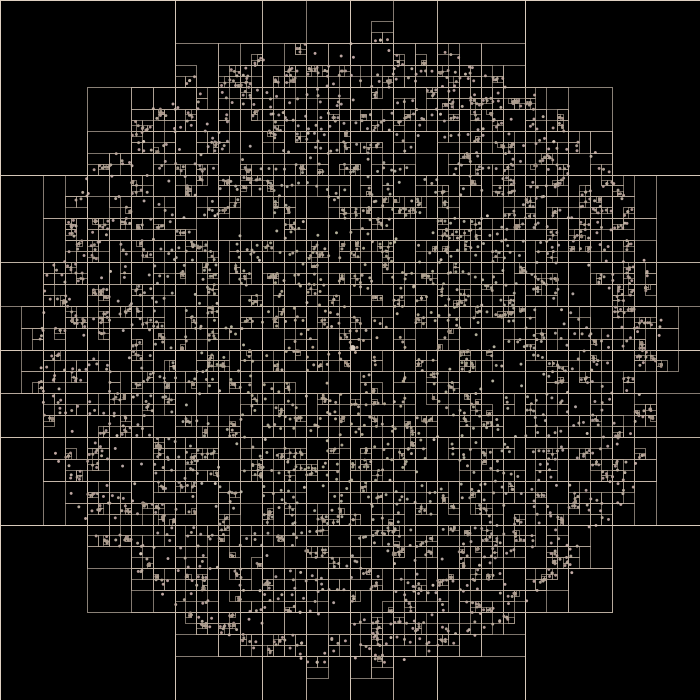
Frame 1 (no input)
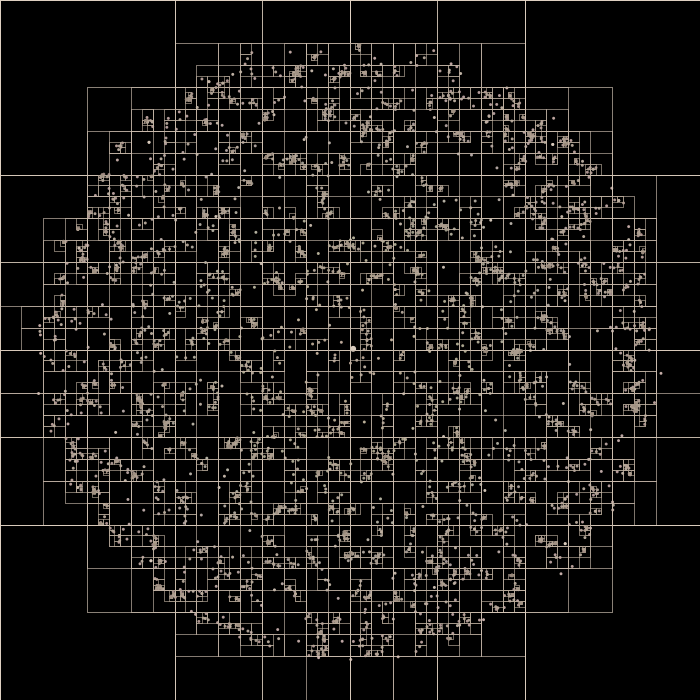
Frame 60 (the mouse pressed at the canvas centre just before this capture)
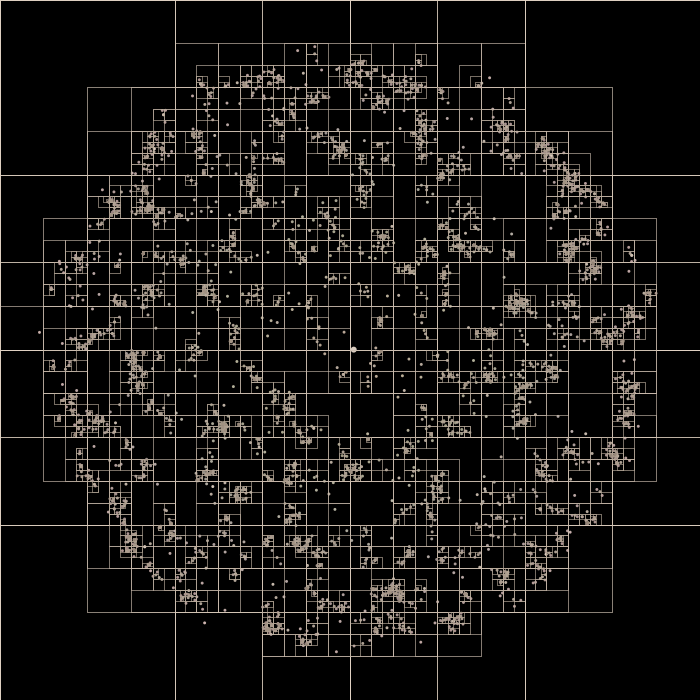
Frame 120 (the mouse held since frame 60 and released just before this capture)

The Processing sketch that drew these frames (run headless with seeded random() and noise(); from frame 60 on, the mouse is pressed at the canvas centre):

// Processing sketch: barnes_hut_2D_galaxy_demo
// ── barnes_hut_2D_galaxy_demo.pde
// Galaxy simulation with Barnes-Hut (2D quadtree) in Processing
// ~2000 stars in a rotating galaxy disk, with quadtree visualization.
//
// Press 'Q' to toggle drawing the quadtree bounding boxes
// and centers of mass.

int N_STARS = 2000;       // number of bodies
float G = 0.5;            // gravitational constant (tweak for different behavior)
float THETA = 0.6;        // Barnes-Hut opening angle (smaller = more accurate, slower)
float DT = 0.5;           // time step
float SOFTENING = 5.0;    // softening length to reduce singularities
float VELOCITY_DAMP = 1.0; // e.g. 0.999 for a bit of damping

Body[] bodies;
boolean showQuadtree = true;  // toggle with 'Q'

void setup() {
  size(700, 700);
  smooth(4);
  initGalaxy();
}

void draw() {
  background(0);
  
  // Build Barnes-Hut tree
  float L = max(width, height);
  Quad rootQuad = new Quad(width * 0.5, height * 0.5, L);
  BHTree tree = new BHTree(rootQuad, 0);  // depth = 0 for root
  
  // Insert bodies into tree
  for (int i = 0; i < bodies.length; i++) {
    Body b = bodies[i];
    if (rootQuad.contains(b.x, b.y)) {
      tree.insert(b);
    }
  }
  
  // Compute forces and update bodies
  for (int i = 0; i < bodies.length; i++) {
    Body b = bodies[i];
    b.resetForce();
    tree.updateForce(b);
  }
  
  for (int i = 0; i < bodies.length; i++) {
    bodies[i].update(DT);
  }
  
  // Draw bodies
  noStroke();
  for (int i = 0; i < bodies.length; i++) {
    Body b = bodies[i];
    
    // Color by radius / speed for nice effect
    float dx = b.x - width * 0.5;
    float dy = b.y - height * 0.5;
    float r = sqrt(dx*dx + dy*dy);
    float speed = sqrt(b.vx*b.vx + b.vy*b.vy);
    
    float hue = map(r, 0, width * 0.5, 0, 255);
    float bri = map(speed, 0, 5, 120, 255);
    
    colorMode(HSB, 255);
    fill(hue, 200, bri, 220);
    colorMode(RGB, 255);
    
    ellipse(b.x, b.y, 2, 2);
  }
  
  // Draw quadtree boxes and centers of mass on top
  if (showQuadtree) {
    tree.drawTree();
  }
}

void keyPressed() {
  if (key == 'q' || key == 'Q') {
    showQuadtree = !showQuadtree;
  }
}

// ----------------- Galaxy initialization -----------------
void initGalaxy() {
  bodies = new Body[N_STARS];
  
  float cx = width * 0.5;
  float cy = height * 0.5;
  float maxR = min(width, height) * 0.45;
  
  // Rotating disk galaxy
  for (int i = 0; i < N_STARS; i++) {
    // Radius with more density in center: r ~ sqrt(U)
    float u = random(1);
    float radius = sqrt(u) * maxR;
    float angle = random(TWO_PI);
    
    float x = cx + radius * cos(angle);
    float y = cy + radius * sin(angle);
    
    float mass = 1.0;
    
    // Rough circular orbit velocity
    float vMag = 2.0 * sqrt(radius / maxR + 0.01); // tweak factor
    float vx = -sin(angle) * vMag;
    float vy =  cos(angle) * vMag;
    
    // Small noise to break symmetry
    vx += random(-0.3, 0.3);
    vy += random(-0.3, 0.3);
    
    bodies[i] = new Body(x, y, vx, vy, mass);
  }
}

// ----------------- Classes: Body, Quad, BHTree -----------------

class Body {
  float x, y;   // position
  float vx, vy; // velocity
  float fx, fy; // force accumulator
  float mass;
  
  Body(float x, float y, float vx, float vy, float mass) {
    this.x = x;
    this.y = y;
    this.vx = vx;
    this.vy = vy;
    this.mass = mass;
    this.fx = 0;
    this.fy = 0;
  }
  
  // Constructor for a "center of mass" body (for tree internal nodes)
  Body(float x, float y, float mass) {
    this(x, y, 0, 0, mass);
  }
  
  void resetForce() {
    fx = 0;
    fy = 0;
  }
  
  void addForce(Body other) {
    float dx = other.x - this.x;
    float dy = other.y - this.y;
    
    float distSq = dx*dx + dy*dy + SOFTENING*SOFTENING;
    float dist = sqrt(distSq);
    
    if (dist == 0) return; // avoid self-force
    
    float F = (G * this.mass * other.mass) / distSq;
    float Fx = F * dx / dist;
    float Fy = F * dy / dist;
    
    fx += Fx;
    fy += Fy;
  }
  
  void update(float dt) {
    float ax = fx / mass;
    float ay = fy / mass;
    
    vx += ax * dt;
    vy += ay * dt;
    
    vx *= VELOCITY_DAMP;
    vy *= VELOCITY_DAMP;
    
    x += vx * dt;
    y += vy * dt;
  }
}

// Represents an axis-aligned square region (quadtree node region)
class Quad {
  float xMid;   // center x
  float yMid;   // center y
  float length; // side length of square
  
  Quad(float xMid, float yMid, float length) {
    this.xMid = xMid;
    this.yMid = yMid;
    this.length = length;
  }
  
  boolean contains(float x, float y) {
    return (x >= xMid - length*0.5 && x <= xMid + length*0.5 &&
            y >= yMid - length*0.5 && y <= yMid + length*0.5);
  }
  
  Quad nw() {
    return new Quad(xMid - length*0.25, yMid - length*0.25, length*0.5);
  }
  
  Quad ne() {
    return new Quad(xMid + length*0.25, yMid - length*0.25, length*0.5);
  }
  
  Quad sw() {
    return new Quad(xMid - length*0.25, yMid + length*0.25, length*0.5);
  }
  
  Quad se() {
    return new Quad(xMid + length*0.25, yMid + length*0.25, length*0.5);
  }
}

// Barnes-Hut tree (quadtree for 2D)
class BHTree {
  Quad quad;
  Body body;        // aggregate body for center-of-mass (for this node)
  BHTree nw, ne, sw, se;
  int depth;        // depth in the tree (root = 0)
  
  BHTree(Quad quad, int depth) {
    this.quad = quad;
    this.depth = depth;
    this.body = null;
  }
  
  boolean isExternal() {
    return (nw == null && ne == null && sw == null && se == null);
  }
  
  void insert(Body b) {
    if (body == null && isExternal()) {
      // Empty external node: just store the body
      body = b;
      return;
    }
    
    if (isExternal()) {
      // Subdivide and move existing body down, then insert new body
      subdivide();
      insertIntoChild(body);
      insertIntoChild(b);
      body = combineBodies(body, b);
    } else {
      // Internal node: update center of mass and delegate insertion
      insertIntoChild(b);
      body = combineBodies(body, b);
    }
  }
  
  void subdivide() {
    if (nw != null) return; // already subdivided
    nw = new BHTree(quad.nw(), depth + 1);
    ne = new BHTree(quad.ne(), depth + 1);
    sw = new BHTree(quad.sw(), depth + 1);
    se = new BHTree(quad.se(), depth + 1);
  }
  
  void insertIntoChild(Body b) {
    if (quad.nw().contains(b.x, b.y)) {
      if (nw == null) nw = new BHTree(quad.nw(), depth + 1);
      nw.insert(b);
    } else if (quad.ne().contains(b.x, b.y)) {
      if (ne == null) ne = new BHTree(quad.ne(), depth + 1);
      ne.insert(b);
    } else if (quad.sw().contains(b.x, b.y)) {
      if (sw == null) sw = new BHTree(quad.sw(), depth + 1);
      sw.insert(b);
    } else if (quad.se().contains(b.x, b.y)) {
      if (se == null) se = new BHTree(quad.se(), depth + 1);
      se.insert(b);
    } else {
      // Rare numerical edge cases: ignore
    }
  }
  
  // Combine two bodies to form center-of-mass body (for tree node)
  Body combineBodies(Body a, Body b) {
    float m = a.mass + b.mass;
    if (m == 0) return new Body(a.x, a.y, 0);
    
    float x = (a.x * a.mass + b.x * b.mass) / m;
    float y = (a.y * a.mass + b.y * b.mass) / m;
    return new Body(x, y, m);
  }
  
  void updateForce(Body b) {
    if (body == null) return;
    
    if (isExternal()) {
      if (body != b) {
        b.addForce(body);
      }
      return;
    }
    
    // Size of region
    float s = quad.length;
    float dx = body.x - b.x;
    float dy = body.y - b.y;
    float dist = sqrt(dx*dx + dy*dy + SOFTENING*SOFTENING);
    
    // Barnes-Hut opening criterion
    if ((s / dist) < THETA) {
      if (body != b) {
        b.addForce(body);
      }
    } else {
      if (nw != null) nw.updateForce(b);
      if (ne != null) ne.updateForce(b);
      if (sw != null) sw.updateForce(b);
      if (se != null) se.updateForce(b);
    }
  }
  
  // Draw quadtree bounding boxes in depth-colored beige and COM points
  void drawTree() {
    if (body == null) return;
    
    pushStyle();
    rectMode(CENTER);
    
    // Map depth to a beige-ish shade
    // deeper -> darker beige
    int maxDepth = 10;
    float d = constrain(depth, 0, maxDepth);
    float base = map(d, 0, maxDepth, 240, 140);   // grey-ish base
    float r = base + 10;                          // slightly warmer (redder)
    float g = base - 5;                           // slightly darker green
    float b = base - 20;                          // slightly darker blue
    
    r = constrain(r, 0, 255);
    g = constrain(g, 0, 255);
    b = constrain(b, 0, 255);
    
    stroke(r, g, b, 160);   // semi-transparent beige outline
    noFill();
    rect(quad.xMid, quad.yMid, quad.length, quad.length);
    
    // Draw center of mass
    fill(r, g, b, 220);
    noStroke();
    float radius = 3;
    if (depth == 0) radius = 6;  // root COM bigger
    ellipse(body.x, body.y, radius, radius);
    
    popStyle();
    
    // Recurse
    if (nw != null) nw.drawTree();
    if (ne != null) ne.drawTree();
    if (sw != null) sw.drawTree();
    if (se != null) se.drawTree();
  }
}
